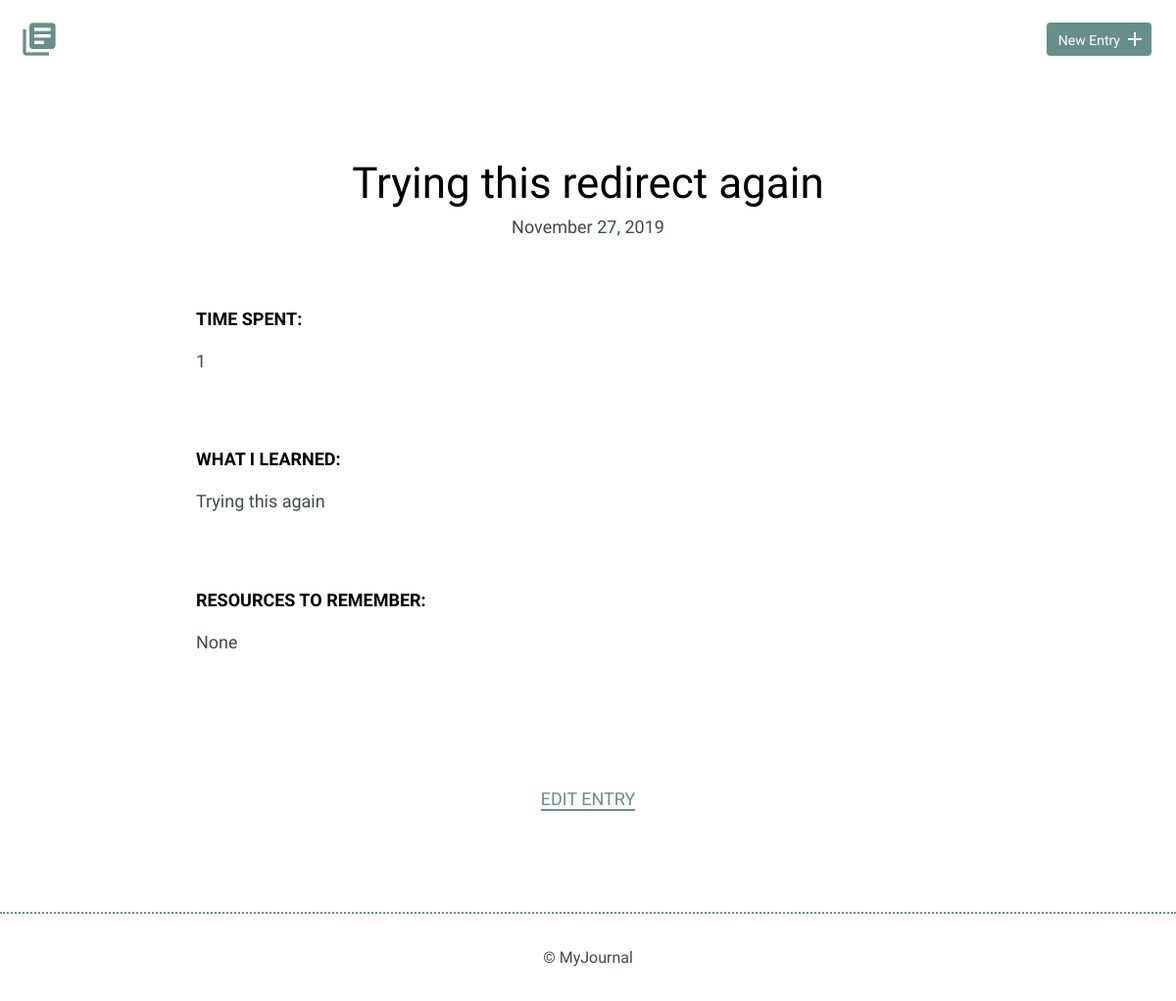
/detail.php?id=8, run on the app's committed database.
### tables this page shows
CREATE TABLE "entries" (
	`id`	INTEGER,
	`title`	TEXT,
	`date`	TEXT,
	`time_spent`	INTEGER,
	`learned`	BLOB,
	`resources`	BLOB,
	PRIMARY KEY(`id`)
);

### detail.php (the view, shortened to what this page needs)
<?php
require_once('connection.php');
if (isset($_GET['id'])){
  $id=filter_input(INPUT_GET,'id',FILTER_SANITIZE_NUMBER_INT);
}
try {
  $results = $db->prepare('SELECT * FROM entries WHERE id=?');
  $results->bindParam(1,$id,PDO::PARAM_INT);
  $results->execute();
  $entry = $results->fetch(PDO::FETCH_ASSOC);
} catch (Exception $e){
  echo $e->getMessage();
  die();
}
include('./inc/header.php');
?>
<section>
  <div class="container">
    <div class="entry-list single">
      <article>
        <h1><?= $entry['title']; ?></h1>
        <?php
        $vardate = explode('-',$entry['date']);
        $year = intval($vardate[0]);
        $month = date('F',mktime(0,0,0,intval($vardate[1])));
        $date = intval($vardate[2]);
        ?>
        <time datetime="<?= $entry['date'] ?>"><?= $month; ?> <?= $date ?>, <?= $year; ?></time>
        <div class="entry">
          <h3>Time Spent: </h3>
          <p><?= $entry['time_spent'] ?></p>
        </div>
        <div class="entry">
          <h3>What I Learned:</h3>
          <p><?= $entry['learned'] ?></p>
        </div>
        <div class="entry">
          <h3>Resources to Remember:</h3>
          <p>
          <?php
          if (!empty($entry['resources'])){
            echo $entry['resources'];
          } else {
            echo "None";
          }
          ?>
          </p>
        </div>
      </article>
    </div>
  </div>
  <div class="edit">
    <p><a href="edit.php?id=<?= $id ?>">Edit Entry</a></p>
  </div>
</section>
<?php
include('./inc/footer.php');
?>

### css/site.css (style rules this page uses)
body { font-size: 16px; color: #404a49; font-family: 'Cousine', serif; font-weight: 400; }
.container { margin: 0 auto; padding: 0 25px; }
h1, h2, h3 { margin: 0; font-weight: 400; line-height: 1em; color: #000; }
h1 { font-size: 44px; margin-bottom: 12px; }
h3 { font-size: 18px; font-family: 'Work Sans', serif; font-weight: 600; text-transform: uppercase; }
p { line-height: 1.8em; font-size: 18px; }
p a { border-bottom: 2px solid #678f89; padding: 0; color: #678f89; text-decoration: none; }
.entry-list, .edit-entry, .new-entry { max-width: 800px; margin: 0 auto; padding: 70px 0 150px 0; }
.entry-list article { margin-bottom: 70px; text-align: center; }
.entry-list article:last-child { margin-bottom: 0; }
.entry-list.single { padding-bottom: 70px; }
.entry-list.single time { font-size: 18px; }
.entry { max-width: 800px; margin: 75px auto 0 auto; text-align: left; }
.entry p { margin-bottom: 40px; }
.edit { padding-bottom: 80px; text-align: center; margin: 0 auto; }
.edit a { font-weight: 400; text-transform: uppercase; font-size: 18px; }

### data on the page
entries: title "Trying this redirect again", date "November", date "27", date "2019", time_spent "1", learned "Trying this again"
